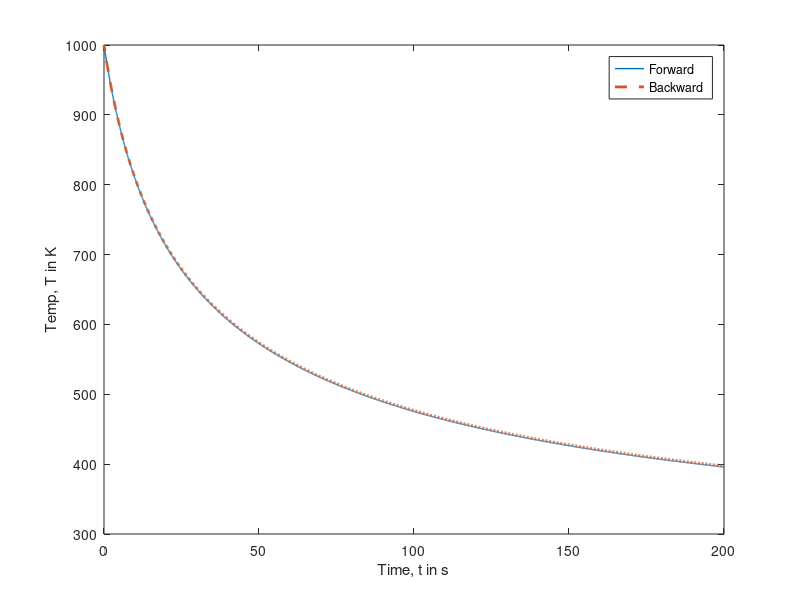

MATLAB code for this plot:

% Forward and Backward Euler Methods
function mse = EulerMethod()

	k = -3e-11;
	tf = 200;
	ti = 0;
	step = 0.05;
	n = (tf - ti) / step;
	t = (0 : step : tf)';
	T = zeros(n + 1, 1);
  F = zeros(n + 1, 1);
  B = zeros(n + 1, 1);

	temp_init = 1000;
	temp_final = 300;

	T(1) = temp_init;
	T(n) = temp_final;
  
  % Forward: 
	for i = 1 : n
		dT = k * ((T(i)^4) - (temp_final^4));
		T(i + 1) = T(i) + dT * step;
  end
  F = T;
	plot(t, T, "LineWidth", 1);
  hold on;
  
  % Backward:
  dT = k * ((T(1)^4) - (temp_final^4));
  T(2) = T(1) - (dT * step);
	for i = 1 : n
     dT = k * ((T(i + 1)^4) - (temp_final^4));
     T(i + 1) = T(i) + dT * step;
  end
  B = T;
	plot(t, T, "--", "LineWidth", 2);
  xlabel("Time, t in s");
  ylabel("Temp, T in K");
  legend("Forward", "Backward");
  hold off;

  mse = sum((F - B).^2) / n;
  
end